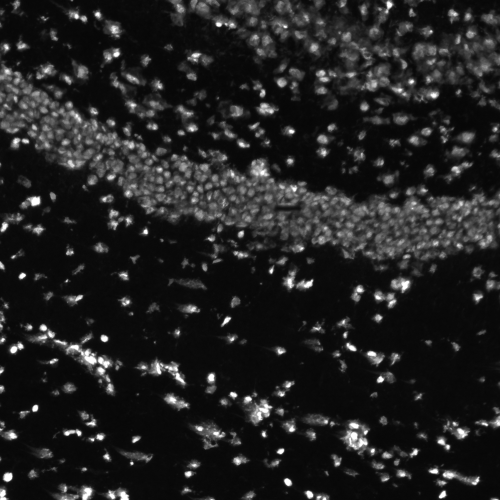
#> input picture data/SS200000135IL-D1.ssDNA.tif, 1000 x 1000 px (shown at 1/2 size)
$ jupyter execute --allow-errors nuclei_segmentation.ipynb   (shell and % lines are left out)
#> lines starting #> are read from the running program, lines starting #| are printed output that depends on the picture; after the words box and inside, x2 and y2 are one past the last pixel; in counts of white or black regions, pixels touching at a corner belong together
# Nuclei segmentation

[cell 1]
import gzip

import cv2
import matplotlib.pyplot as plt
import numpy as np
import skimage
import sklearn
import spateo as st
from scipy import ndimage

plt.rcParams['image.interpolation'] = 'none'

## Load the data

[cell 2]
tif = skimage.io.imread('data/SS200000135IL-D1.ssDNA.tif')
#> tif is the input picture: shape (1000, 1000); min 6, max 255, mean 33.5
#> (the rest of this cell did not finish here and is left out)

[cell 3]
fig, axes = plt.subplots(ncols=4, figsize=(12, 3), tight_layout=True)
axes[0].imshow(tif)
axes[0].set_title('nuclei')
#> (the rest of this cell did not finish here and is left out)

## Segmentation using stained nuclei

Segmenting nuclei from staining result is relatively easy, since all we have to do is threshold the image to obtain a nuclei mask, and assign the mask to individual nuclei with watershed.

First, we will apply a global threshold using multi-class Otsu thresholding. This will classify each pixel into one of three bins based on all the intensities present in the image. We take all the pixels that are below the first threshold (i.e. classified into the first bin) to be background.

[cell 4]
thresholds = skimage.filters.threshold_multiotsu(tif, 3)
#> thresholds = [44, 122]
regions = np.digitize(tif, bins=thresholds)
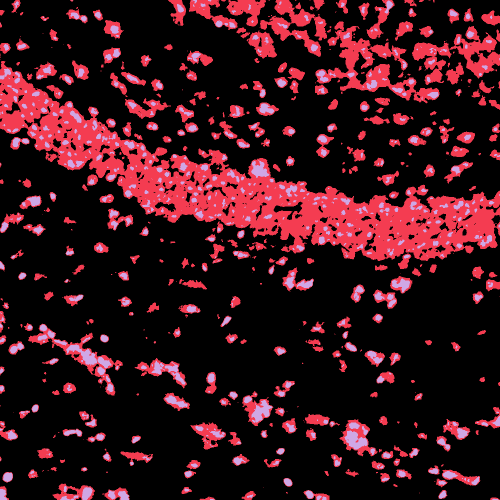
#> regions: shape (1000, 1000) int64 (shown at 1/2 size); 3 distinct labels, from 0 to 2; one colour per label, 0 black

fig, axes = plt.subplots(ncols=3, figsize=(9, 3), tight_layout=True)
axes[0].imshow(tif)
axes[0].set_title('nuclei')

axes[1].imshow(regions)
axes[1].set_title('classifications')

background_mask = tif <= thresholds[0]
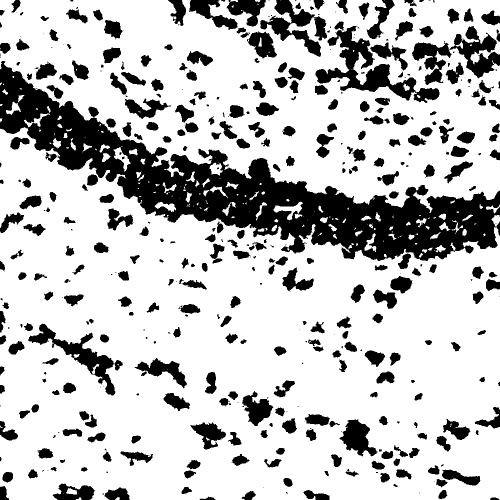
#> background_mask: shape (1000, 1000) bool (shown at 1/2 size); 75.5% white; 465 black regions (138 under 20 px), largest, box (x1, y1, x2, y2) and area: (0, 122, 1000, 522) 103992, (631, 52, 879, 206) 10116, (824, 52, 1000, 170) 7761
axes[2].imshow(background_mask)
axes[2].set_title('background segmentation')
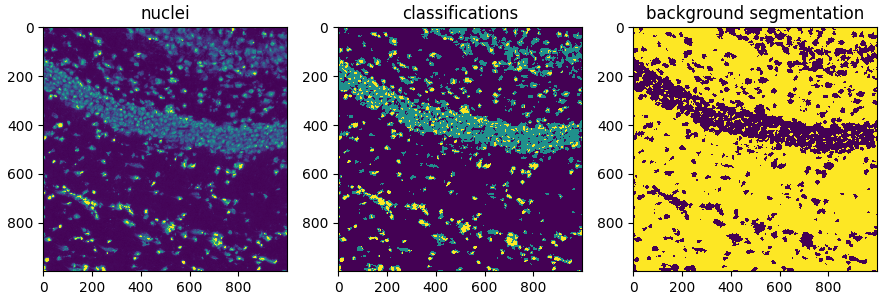
#> figure drawn by matplotlib, 3 panels

Then, we separately apply a local (adaptive) thresholding method, which uses the local neighborhood of each pixel to determine the threshold for that pixel. This method is usually quite accurate (especially for images that have highly variable nuclei density), but becomes noisy in sparse areas.

[cell 5]
local_mask = tif > skimage.filters.threshold_local(tif, 45)
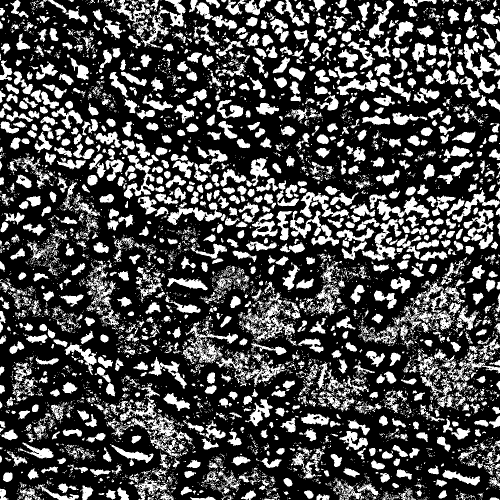
#> local_mask: shape (1000, 1000) bool (shown at 1/2 size); 28.9% white; 5600 white regions (4356 under 20 px), largest, box (x1, y1, x2, y2) and area: (230, 0, 371, 96) 3419, (478, 585, 590, 686) 2767, (263, 828, 385, 915) 2479
fig, axes = plt.subplots(ncols=2, figsize=(6, 3), tight_layout=True)
axes[0].imshow(tif)
axes[0].set_title('nuclei')

axes[1].imshow(local_mask)
axes[1].set_title('local segmentation')
